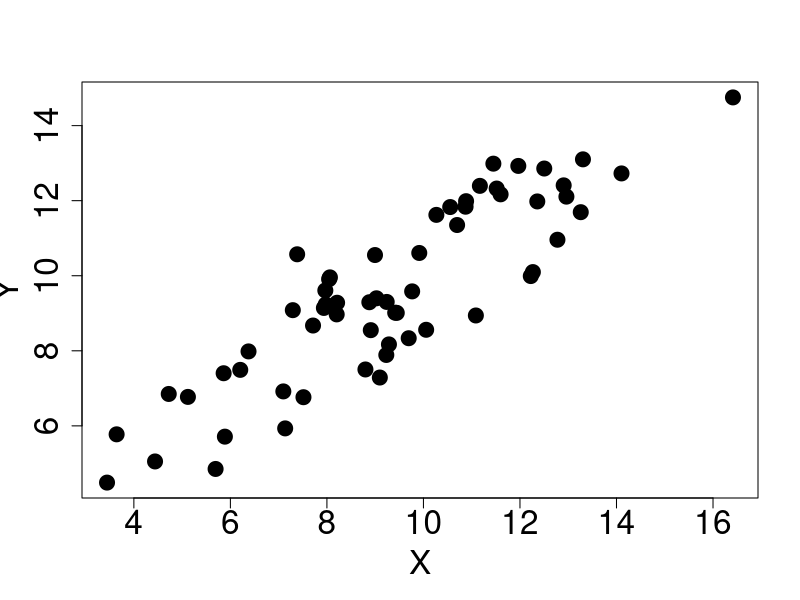
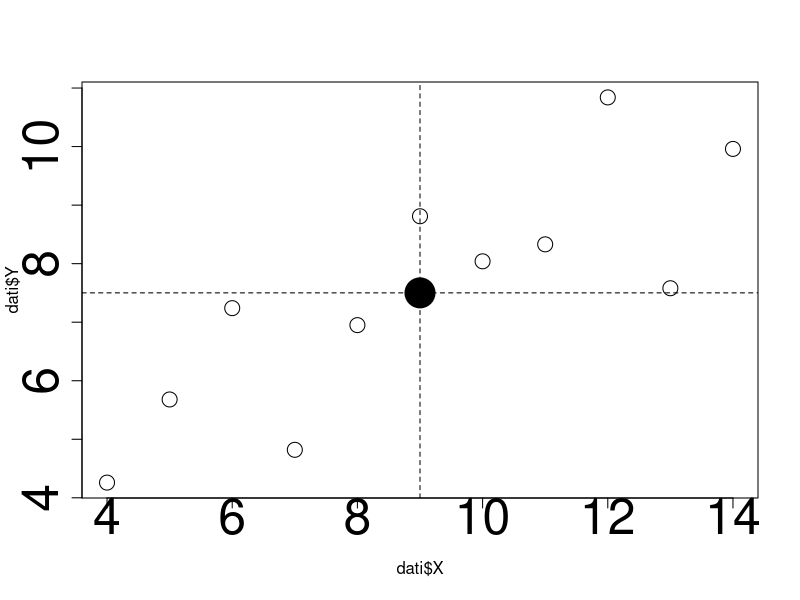
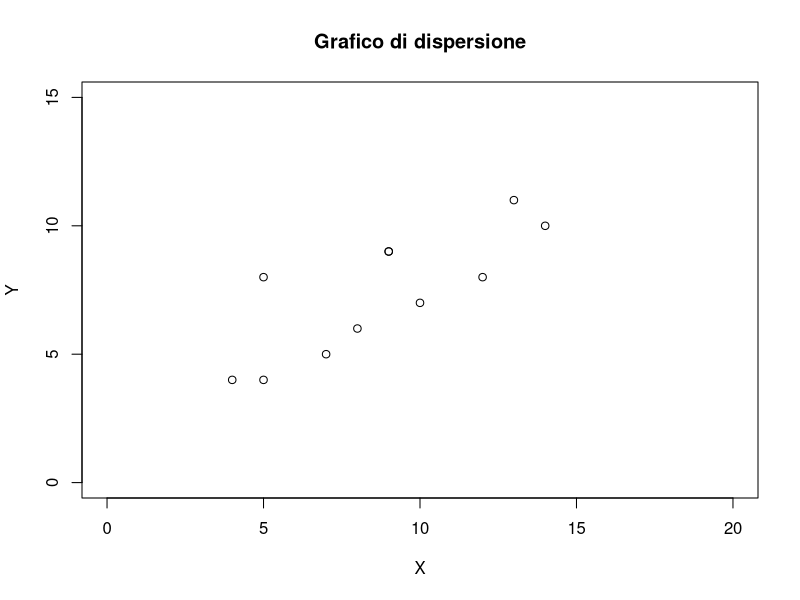
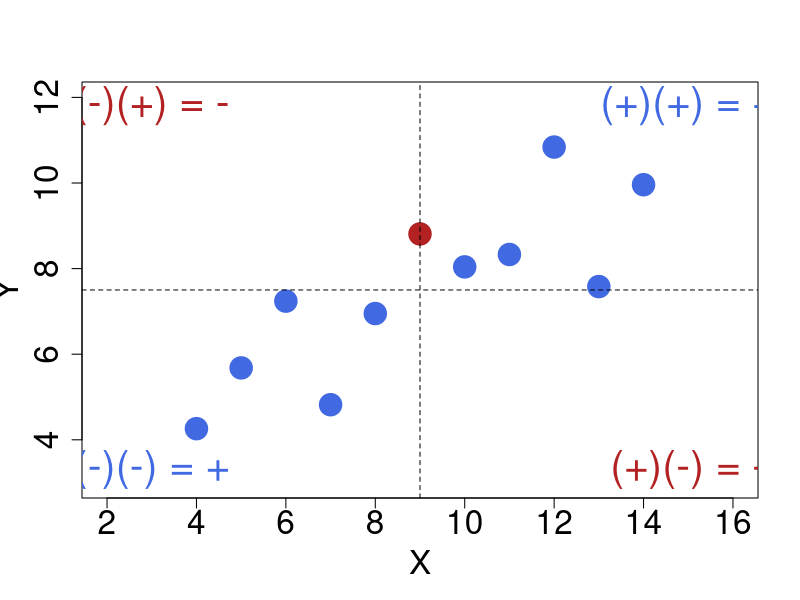
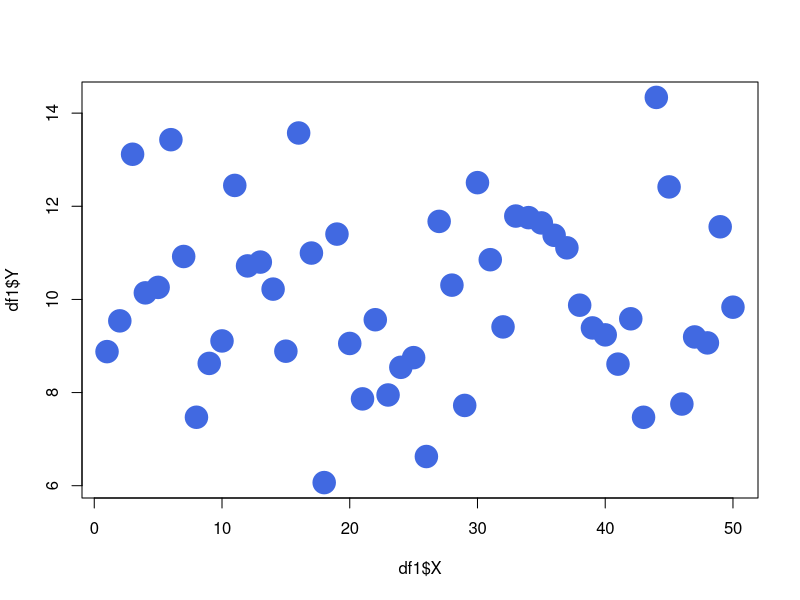
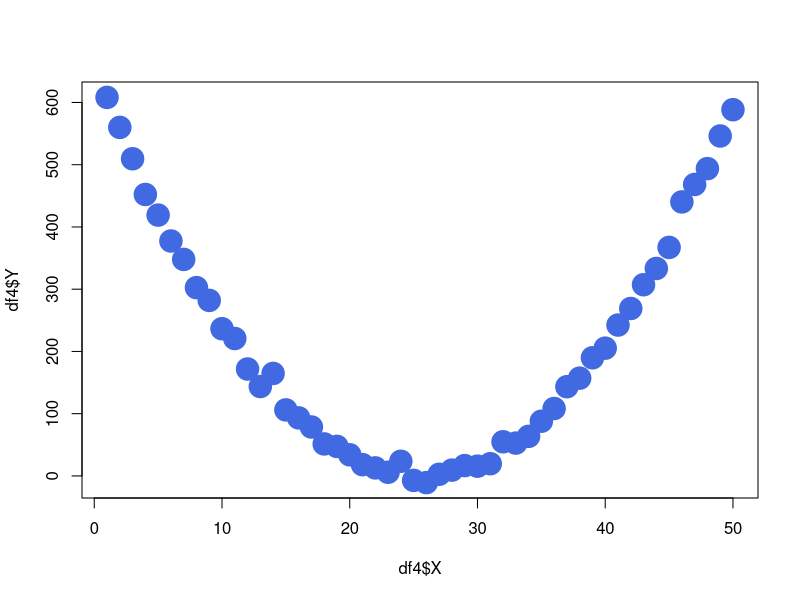
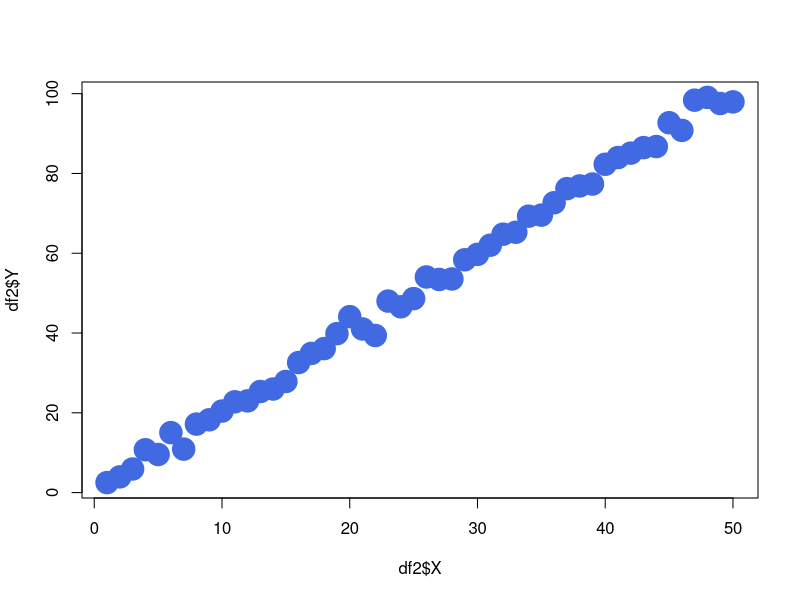
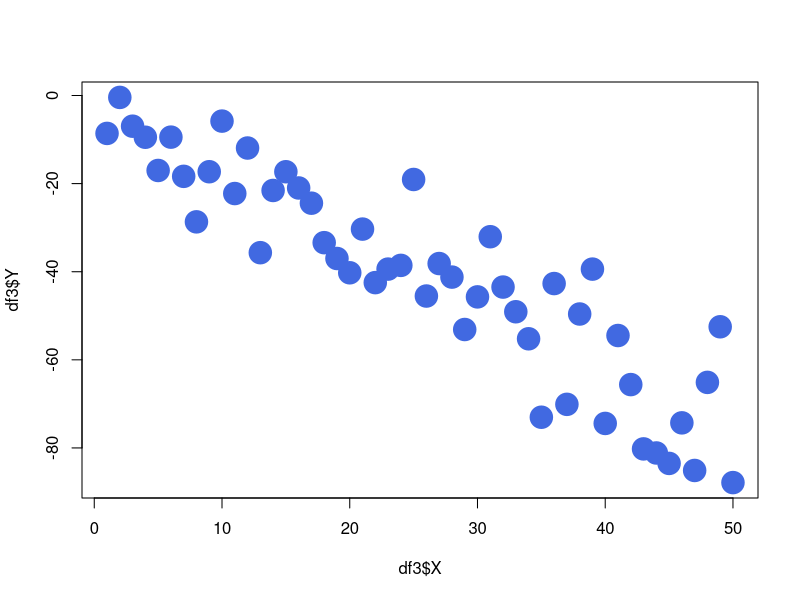

Reproduce these figures in R, in order. (Note: this script raises an error after producing the figures.)
## ---- chunk 1
#| echo: false
#| out-width: 45%
#| fig-align: center
set.seed(10)
xr <- rnorm(60, 10, 3)
yr <- 2 + 0.8 * xr + rnorm(60, 0, 1.2)
plot(xr, yr, pch = 19, cex = 2, xlab = "X", ylab = "Y",
     cex.axis = 2, cex.lab = 2)
## ---- chunk 2
#| echo: false
dati <- data.frame(
  X = c(10, 8, 13, 9, 11, 14, 6, 4, 12, 7, 5),
  Y = c(8.04, 6.95, 7.58, 8.81, 8.33, 9.96, 7.24, 4.26, 10.84, 4.82, 5.68)
)

## ---- chunk 3
#| echo:  false
#| fig-cap: Grafico a dispersione delle variabili X e Y
#| fig-align: center
plot(dati$X, dati$Y, cex = 2, cex.axis =3)
abline(v = mean(dati$X), lty=2)
abline(h = mean(dati$Y), lty=2)
points(mean(dati$X), mean(dati$Y), pch=19, cex = 4)
## ---- chunk 4
#| echo: false
dati

## ---- chunk 5
#| out-width: 60%
#| fig-align: center
X <- c(9,8,12,9,10,14,5,4,13,7,5)
Y <- c(9,6,8,9,7,10,8,4,11,5,4)
plot(X,Y,main="Grafico di dispersione", xlim=c(0,20),ylim=c(0,15))
## ---- chunk 6
#| echo: false
#| out-width: 75%
#| fig-align: center
prod_scarti <- (dati$X - mean(dati$X)) * (dati$Y - mean(dati$Y))
plot(dati$X, dati$Y, pch = 19, cex = 3,
     col = ifelse(prod_scarti > 0, "royalblue", "firebrick"),
     xlab = "X", ylab = "Y", cex.axis = 2, cex.lab = 2,
     xlim = c(2, 16), ylim = c(3, 12))
abline(v = mean(dati$X), lty = 2)
abline(h = mean(dati$Y), lty = 2)
text(15, 11.8, "(+)(+) = +", cex = 2.5, col = "royalblue")
text(3, 3.3, "(-)(-) = +", cex = 2.5, col = "royalblue")
text(3, 11.8, "(-)(+) = -", cex = 2.5, col = "firebrick")
text(15, 3.3, "(+)(-) = -", cex = 2.5, col = "firebrick")
## ---- chunk 7
#| echo: false

set.seed(123)  # per riproducibilità

# --- dataset 1: cov ~ 0 (indipendenti con rumore) ---
X1 <- 1:50
Y1 <- rnorm(length(X1), mean = 10, sd = 2)
df1 <- data.frame(X = X1, Y = Y1)

# --- dataset 2: cov > 0 (relazione positiva + rumore) ---
X2 <- X1
Y2 <- 2*X2 + rnorm(length(X1), mean = 0, sd = 2)
df2 <- data.frame(X = X2, Y = Y2)

# --- dataset 3: cov < 0 (relazione negativa + rumore) ---
X3 <- X1
Y3 <- -1.5*X3 + rnorm(length(X1), mean = 0, sd = 10)
df3 <- data.frame(X = X3, Y = Y3)

# --- dataset 4: cov ~ 0 ma relazione NON lineare ---
X4 <- X1
Y4 <- (X4 - mean(X4))^2 + rnorm(length(X1), mean = 0, sd = 10)  # parabola con rumore
df4 <- data.frame(X = X4, Y = Y4)

# Visualizzo i dataframe e le covarianze campionarie
mycov = list(
  df1 = df1,
  cov_df1 = cov(df1$X, df1$Y),
  df2 = df2,
  cov_df2 = cov(df2$X, df2$Y),
  df3 = df3,
  cov_df3 = cov(df3$X, df3$Y),
  df4 = df4,
  cov_df4 = cov(df4$X, df4$Y)
)
## ---- chunk 8
#| echo: false
#| layout-ncol: 2
#| layout-nrow: 2
#| out-width: 60%
#| fig-cap: "Covarianza"
#| fig-subcap:
#|   - "Cov = 0"
#|   - "Cov = 0"
#|   - "Cov > 0"
#|   - "Cov < 0"

plot(df1$X, df1$Y, pch = 19, col = "royalblue", cex = 3)
plot(df4$X, df4$Y, pch = 19, col = "royalblue", cex = 3)
plot(df2$X, df2$Y, pch = 19, col = "royalblue", cex = 3)
plot(df3$X, df3$Y, pch = 19, col = "royalblue", cex = 3)
## ---- chunk 9
#| echo: false
bimbo <- data.frame(eta = c(3, 6, 9, 12, 24, 36),
                    peso = c(6, 8, 9, 10, 13, 20))
## ---- chunk 10
#| echo: false
bimbo
## ---- chunk 11
#| echo: false
#| fig-cap: Grafico a dispersione
plot(bimbo$eta, bimbo$peso, pch = 19, cex = 3,
     xlab = "Età (mesi)", ylab = "Peso (kg)", cex.lab = 2, cex.axis = 2)
abline(v = mean(bimbo$eta), lty = 2)
abline(h = mean(bimbo$peso), lty = 2)
## ---- chunk 12
#| echo: false
calcolo <- data.frame(x = bimbo$eta, y = bimbo$peso,
                      sx = bimbo$eta - mean(bimbo$eta),
                      sy = bimbo$peso - mean(bimbo$peso))
calcolo$prodotto <- calcolo$sx * calcolo$sy
colnames(calcolo) <- c("x", "y", "x - media(x)", "y - media(y)", "prodotto")
calcolo
## ---- chunk 13
X <- c(9,8,12,9,10,14,5,4,13,7,5)
Y <- c(9,6,8,9,7,10,8,4,11,5,4)
Z <- -Y
cov(X,Y)
cov(X,Z)
cov(bimbo$eta, bimbo$peso)
## ---- chunk 14
#| echo: false
#| fig-align: center
#| out-width: 100%
set.seed(2)
xx <- seq(1, 20, length.out = 30)
par(mfrow = c(1, 3), mar = c(5, 5, 6, 2))
plot(xx, 3 + 2 * xx, pch = 19, cex = 2, xlab = "X", ylab = "Y",
     main = "r = +1", cex.main = 3, cex.lab = 2.5, cex.axis = 2)
plot(xx, 50 - 2 * xx, pch = 19, cex = 2, xlab = "X", ylab = "Y",
     main = "r = -1", cex.main = 3, cex.lab = 2.5, cex.axis = 2)
plot(xx, (xx - mean(xx))^2, pch = 19, cex = 2, xlab = "X", ylab = "Y",
     main = paste("r =", round(cor(xx, (xx - mean(xx))^2), 2)),
     cex.main = 3, cex.lab = 2.5, cex.axis = 2)
## ---- chunk 15
#| echo: true
X <- c(9,8,12,9,10,14,5,4,13,7,5)
Y <- c(9,6,8,9,7,10,8,4,11,5,4)
Z <- -Y
cor(X,Y)
cor(X,Z)
## ---- chunk 16
cov(bimbo$eta, bimbo$peso) / (sd(bimbo$eta) * sd(bimbo$peso))
cor(bimbo$eta, bimbo$peso)
## ---- chunk 17
#| echo: false
library(MASS)

set.seed(123)  # per riproducibilità

n <- 100  # numero di osservazioni

# --- 1. Cov > 0 (correlazione positiva) ---
mu1 <- c(10, 10)                 # medie
Sigma1 <- matrix(c(20, 15,       # var(X), cov(X,Y)
                   15, 20), 2)   # cov(Y,X), var(Y)
pos <- mvrnorm(n, mu = mu1, Sigma = Sigma1)

# --- 2. Cov < 0 (correlazione negativa) ---
mu2 <- c(10, 10)
Sigma2 <- matrix(c(20, -15,
                  -15, 20), 2)
neg <- mvrnorm(n, mu = mu2, Sigma = Sigma2)

# --- 3. Cov ~ 0 (nessuna correlazione) ---
mu3 <- c(10, 10)
Sigma3 <- matrix(c(20, 0,
                    0, 20), 2)
null <- mvrnorm(n, mu = mu3, Sigma = Sigma3)

# Controllo covarianze e correlazioni
mylist = list(
  cov_pos  = cov(pos)[1,2],
  cor_pos  = cor(pos)[1,2],
  cov_neg  = cov(neg)[1,2],
  cor_neg  = cor(neg)[1,2],
  cov_null = cov(null)[1,2],
  cor_null = cor(null)[1,2]
)

# Grafici
par(mfrow=c(1,3))
plot(pos, xlab="X1", ylab="Y1", main=paste("cov = ",  round(mylist$cov_pos, 2), ", r = ", round(mylist$cor_pos, 2)), pch = 19, cex = 2, cex.main = 2, xlim=c(-0.20,20))
plot(neg, xlab="X2", ylab="Y2", main=paste("cov = ",  round(mylist$cov_neg, 2), ", r = ", round(mylist$cor_neg, 2)), pch = 19, cex = 2, cex.main = 2, xlim=c(-0.20,20))
plot(null, xlab="X3", ylab="Y3", main=paste("cov = ",  round(mylist$cov_null, 2), ", r = ", round(mylist$cor_null, 2)), pch = 19, cex = 2, cex.main = 2, xlim=c(-0.20,20))
## ---- chunk 18
#| echo: false
knitr::include_graphics("cor2.jpg")
## ---- chunk 19
#| echo:  false
#| fig-align: center

par(mfrow=c(1,1))
plot(dati$X, dati$Y, pch=19, cex=2)
abline(v = mean(dati$X), lty=2)
abline(h = mean(dati$Y), lty=2)
points(mean(dati$X), mean(dati$Y), pch=19, cex = 4, col ="firebrick")
## ---- chunk 20
#| echo: false
dati

## ---- chunk 21
#| echo: false
set.seed(999)
mymodel = lm(Y ~ X)
plot(X, Y, pch = 19, cex = 2)
abline(mymodel, col = "firebrick", lwd = 2)
## ---- chunk 22
#| echo: false
plot(X, Y, pch = 19, cex = 2)

y1 = rnorm(20, sd = 2)
x1 = rnorm(20, sd = 2)
abline(mymodel, col = "firebrick", lwd = 2)
for (i in 1:length(x1)) {
  abline(mymodel$coefficients[1] + y1[i],
         mymodel$coefficients[2], col = i, lty = 2)
}
## ---- chunk 23
#| echo:  false
#| fig-align: center
plot(dati$X, dati$Y, pch=19, cex =2)
mod <- lm(Y ~ X, data = dati)

# Scatterplot con retta
abline(mod, col = "blue", lwd = 2)

# Aggiunta delle linee degli scarti
pred <- fitted(mod)
segments(dati$X, dati$Y, dati$X, pred, col = "red", lty = 2)
## ---- chunk 24
b <- cov(bimbo$eta, bimbo$peso) / var(bimbo$eta)
b0 <- mean(bimbo$peso) - b * mean(bimbo$eta)
c(b0, b)
cor(bimbo$eta, bimbo$peso) * sd(bimbo$peso) / sd(bimbo$eta)
## ---- chunk 25
#| echo: false

r = seq(-1,1, length.out= 1000)
plot(r, r^2, pch = 19, xlab = "r", ylab = expression(r^2),
     cex.lab =4, cex.axis=2)
## ---- chunk 26
#| echo: false
#| out-width: 80%
#| fig-align: center

set.seed(123)  # per riproducibilità

# Parametri della simulazione
n <- 50
beta0 <- 2
beta1 <- 1.5

# Genero X da una normale
X <- rnorm(n, mean = 10, sd = 5)

# Genero il rumore
epsilon <- rnorm(n, mean = 0, sd = 10)

# Costruisco Y
Y <- beta0 + beta1 * X + epsilon

# Regressione lineare
fit <- lm(Y ~ X)

# Predizioni
Y_hat <- fitted(fit)

# Grafico
plot(X, Y, pch = 19, col = "black",
     xlab = "X", ylab = "Y", ylim = c(min(Y, Y_hat), max(Y, Y_hat)))
abline(fit)

# Aggiungo i residui
segments(X, Y, X, Y_hat, lty = 2)
## ---- chunk 27
#| echo: false
#| out-width: 80%
#| fig-align: center
set.seed(123)  # per riproducibilità

# Parametri della simulazione
n <- 50
beta0 <- 2
beta1 <- -2

# Genero X da una normale
X <- rnorm(n, mean = 10, sd = 5)

# Genero il rumore
epsilon <- rnorm(n, mean = 0, sd = 5)

# Costruisco Y
Y <- beta0 + beta1 * X + epsilon

# Regressione lineare
fit <- lm(Y ~ X)

# Predizioni
Y_hat <- fitted(fit)

# Grafico
plot(X, Y, pch = 19, col = "black",
     xlab = "X", ylab = "Y", ylim = c(min(Y, Y_hat), max(Y, Y_hat)))
abline(fit)

# Aggiungo i residui
segments(X, Y, X, Y_hat, lty = 2)
## ---- chunk 28
#| echo: false
#| out-width: 80%
#| fig-align: center


set.seed(123)  # per riproducibilità

# Parametri della simulazione
n <- 50
beta0 <- 2
beta1 <- 3

# Genero X da una normale
X <- rnorm(n, mean = 10, sd = 5)

# Genero il rumore
epsilon <- rnorm(n, mean = 0, sd = 3)

# Costruisco Y
Y <- beta0 + beta1 * X + epsilon

# Regressione lineare
fit <- lm(Y ~ X)

# Predizioni
Y_hat <- fitted(fit)

# Grafico
plot(X, Y, pch = 19, col = "black",
     xlab = "X", ylab = "Y", ylim = c(min(Y, Y_hat), max(Y, Y_hat)))
abline(fit)

# Aggiungo i residui
segments(X, Y, X, Y_hat, lty = 1.2)
## ---- chunk 29
#| echo: false
#| out-width: 80%
#| fig-align: center
set.seed(123)  # per riproducibilità

# Parametri della simulazione
n <- 50
beta0 <- 2
beta1 <- -0.2

# Genero X da una normale
X <- rnorm(n, mean = 10, sd = 5)

# Genero il rumore
epsilon <- rnorm(n, mean = 0, sd = 10)

# Costruisco Y
Y <- beta0 + beta1 * X + epsilon

# Regressione lineare
fit <- lm(Y ~ X)

# Predizioni
Y_hat <- fitted(fit)

# Grafico
plot(X, Y, pch = 19, col = "black",
     xlab = "X", ylab = "Y", ylim = c(min(Y, Y_hat), max(Y, Y_hat)))
abline(fit)

# Aggiungo i residui
segments(X, Y, X, Y_hat, lty = 2)
## ---- chunk 30
X <- c(9,8,12,9,10,14,5,4,13,7,5)
Y <- c(9,6,8,9,7,10,8,4,11,5,4)
lm(Y~X)
## ---- chunk 31
#| echo: false
#| fig-align: center
#| out-width: 70%
set.seed(123)
n <- 100
beta0 <- 1
beta1 <- 2
rho <- 1.0
sigma_u <- 1
x = rnorm(n)
e = rnorm(length(x), sd= 3)
y <- beta0 + beta1 * x + e

fit <- lm(y ~ x)
plot(x, e, pch = 19, cex = 1.5, xlab = "x", ylab = "residui",
     cex.axis = 2, cex.lab = 2)
abline(0,0, lwd = 2, col ="firebrick")

## ---- chunk 32
#| echo: false
#| fig-align: center
#| out-width: 70%
set.seed(123)
n <- 100
beta0 <- 1
beta1 <- 2
rho <- 1.0
sigma_u <- 1
x = rnorm(n)
e = rnorm(length(x), sd= 3)
y <- beta0 + beta1 * x + e

fit <- lm(y ~ x)
plot(x, e, pch = 19, cex = 1.5, xlab = "x", ylab = "residui",
     cex.axis = 2, cex.lab = 2)
abline(0,0, lwd = 2, col ="firebrick")
abline(lm(e ~x), col ="royalblue4", lwd = 2, lty = 2)
## ---- chunk 33
#| echo: false
#| fig-align: center
#| out-width: 70%
ecorr = x+rnorm(length(x), sd= 1)
ycorr <- beta0 + beta1 * x + ecorr

fitcorr <- lm(ycorr ~ x)
plot(x, ecorr, pch = 19, cex = 1.5, xlab = "x", ylab = "residui",
     cex.axis = 2, cex.lab = 2, ylim=-c(4,-4))
abline(0,0, lwd = 2, col ="firebrick")
## ---- chunk 34
#| echo: false
#| fig-align: center
#| out-width: 70%
ecorr = x+rnorm(length(x), sd= 1)
ycorr <- beta0 + beta1 * x + ecorr

fitcorr <- lm(ycorr ~ x)
plot(x, ecorr, pch = 19, cex = 1.5, xlab = "x", ylab = "residui",
     cex.axis = 2, cex.lab = 2, ylim=-c(4,-4))
abline(0,0, lwd = 2, col ="firebrick")
abline(lm(ecorr ~x), col ="royalblue4", lwd = 2, lty = 2)
## ---- chunk 35
#| echo: true
round(cor(residuals(fitcorr), x), 10)
## ---- chunk 36
#| echo: false
set.seed(42)
studio <- data.frame(ore = round(runif(80, 0, 20), 1))
studio$voto <- round(15 + 0.6 * studio$ore + rnorm(80, 0, 2), 1)
## ---- chunk 37
#| echo: true
#| out-width: 55%
#| fig-align: center
head(studio)
modello <- lm(voto ~ ore, data = studio)
modello
## ---- chunk 38
#| echo: true
studio$attesi <- fitted(modello)      # y cappello
studio$residui <- residuals(modello)  # y - y cappello
head(studio)
## ---- chunk 39
#| echo: true
# i residui sono semplicemente osservati - attesi
head(studio$voto - studio$attesi)
## ---- chunk 40
#| echo: true
mean(studio$residui)
## ---- chunk 41
#| echo: true
summary(studio$residui)
## ---- chunk 42
#| echo: true
#| out-width: 55%
#| fig-align: center
plot(studio$ore, studio$residui, pch = 19,
     xlab = "ore", ylab = "residui")
abline(h = 0, col = "firebrick", lwd = 2)
## ---- chunk 43
#| echo: false
set.seed(42)
nonlin <- data.frame(x = runif(80, 0, 10))
nonlin$y <- 5 + 0.8 * (nonlin$x - 5)^2 + rnorm(80, 0, 2)
mod_nonlin <- lm(y ~ x, data = nonlin)
nonlin$residui <- residuals(mod_nonlin)
## ---- chunk 44
#| echo: false
#| fig-align: center
#| out-width: 90%
par(mfrow = c(1, 2), mar = c(5, 5, 4, 2))
plot(nonlin$x, nonlin$y, pch = 19, cex = 1.5, xlab = "x", ylab = "y",
     main = "Dati e retta", cex.main = 2, cex.lab = 2, cex.axis = 1.5)
abline(mod_nonlin, col = "royalblue4", lwd = 2)
plot(nonlin$x, nonlin$residui, pch = 19, cex = 1.5, xlab = "x", ylab = "residui",
     main = "Residui", cex.main = 2, cex.lab = 2, cex.axis = 1.5)
abline(h = 0, col = "firebrick", lwd = 2)
## ---- chunk 45
#| echo: true
#| out-width: 55%
#| fig-align: center
hist(studio$residui, freq = FALSE, main = "",
     xlab = "residui", col = "gray90")
curve(dnorm(x, mean = 0, sd = sd(studio$residui)),
      add = TRUE, col = "firebrick", lwd = 2)
## ---- chunk 46
#| echo: true
#| out-width: 50%
#| fig-align: center
qqnorm(studio$residui, pch = 19)
qqline(studio$residui, col = "firebrick", lwd = 2)
## ---- chunk 47
#| echo: false
set.seed(42)
asim <- data.frame(x = runif(80, 0, 10))
asim$y <- 2 + 1.5 * asim$x + rexp(80, rate = 0.3)
mod_asim <- lm(y ~ x, data = asim)
asim$residui <- residuals(mod_asim)
## ---- chunk 48
#| echo: false
#| fig-align: center
#| out-width: 90%
par(mfrow = c(1, 2), mar = c(5, 5, 4, 2))
hist(asim$residui, freq = FALSE, main = "Istogramma",
     xlab = "residui", col = "gray90", cex.main = 2, cex.lab = 2, cex.axis = 1.5)
curve(dnorm(x, mean = 0, sd = sd(asim$residui)),
      add = TRUE, col = "firebrick", lwd = 2)
qqnorm(asim$residui, pch = 19, main = "Q-Q plot",
       cex.main = 2, cex.lab = 2, cex.axis = 1.5)
qqline(asim$residui, col = "firebrick", lwd = 2)
## ---- chunk 49
#| echo: true
#| out-width: 55%
#| fig-align: center
plot(studio$attesi, studio$residui, pch = 19,
     xlab = "valori attesi", ylab = "residui")
abline(h = 0, col = "firebrick", lwd = 2)
## ---- chunk 50
#| echo: false
set.seed(42)
etero <- data.frame(x = runif(80, 0, 10))
etero$y <- 2 + 1.5 * etero$x + rnorm(80, 0, 0.5 + 0.6 * etero$x)
mod_etero <- lm(y ~ x, data = etero)
etero$attesi <- fitted(mod_etero)
etero$residui <- residuals(mod_etero)
## ---- chunk 51
#| echo: false
#| fig-align: center
#| out-width: 90%
par(mfrow = c(1, 2), mar = c(5, 5, 4, 2))
plot(etero$x, etero$y, pch = 19, cex = 1.5, xlab = "x", ylab = "y",
     main = "Dati e retta", cex.main = 2, cex.lab = 2, cex.axis = 1.5)
abline(mod_etero, col = "royalblue4", lwd = 2)
plot(etero$attesi, etero$residui, pch = 19, cex = 1.5,
     xlab = "valori attesi", ylab = "residui",
     main = "Residui", cex.main = 2, cex.lab = 2, cex.axis = 1.5)
abline(h = 0, col = "firebrick", lwd = 2)
## ---- chunk 52
#| echo: true
#| out-width: 45%
#| fig-align: center
plot(studio$residui, type = "b", pch = 19,
     xlab = "ordine di raccolta", ylab = "residui")
abline(h = 0, col = "firebrick", lwd = 2)
## ---- chunk 53
#| echo: false
dat <- data.frame(
  soggetto = 1:10,
  eta = c(6, 6, 7, 8, 8, 9, 10, 10, 11, 12),
  statura = c(110, 119, 125, 123, 133, 129, 140, 142, 138, 150)
)
type <- c(rep("normal", 10), "weird")

disegna_caso <- function(nuovo, posizione_legenda) {
  newdati <- rbind(dat, nuovo)
  newdati$type <- type
  plot(newdati$eta, newdati$statura, cex = 2,
       xlab = "Età", ylab = "Statura (cm)",
       ylim = c(105, 190), xlim = c(4, 20),
       pch = ifelse(newdati$type == "normal", 19, 17),
       col = ifelse(newdati$type == "normal", "royalblue", "salmon"),
       cex.lab = 1.5, cex.axis = 1.5)
  abline(lm(statura ~ eta, data = dat), lwd = 2, lty = 2)
  abline(lm(statura ~ eta, data = newdati), lwd = 2, col = "firebrick")
  legend(posizione_legenda, col = c("black", "firebrick"), lty = c(2, 1),
         lwd = 2, legend = c("Senza", "Con"), cex = 1.5)
}
## ---- chunk 54
#| echo: false
#| out-width: 75%
#| fig-align: center
disegna_caso(c(soggetto = 11, eta = 9, statura = 155), "bottomright")
## ---- chunk 55
#| echo: false
#| out-width: 75%
#| fig-align: center
disegna_caso(c(soggetto = 11, eta = 18, statura = 182), "bottomright")
## ---- chunk 56
#| echo: false
#| out-width: 75%
#| fig-align: center
disegna_caso(c(soggetto = 11, eta = 18, statura = 120), "topleft")
## ---- chunk 57
#| echo: true
influente <- rbind(dat, c(soggetto = 11, eta = 18, statura = 120))
mod_inf <- lm(statura ~ eta, data = influente)
influente$leva <- hatvalues(mod_inf)
influente$cook <- cooks.distance(mod_inf)
## ---- chunk 58
#| echo: true
round(influente, 2)
## ---- chunk 59
#| echo: true
#| out-width: 50%
#| fig-align: center
plot(influente$cook, type = "h", lwd = 3,
     xlab = "osservazione", ylab = "distanza di Cook")
abline(h = 4 / nrow(influente), col = "firebrick", lty = 2, lwd = 2)
## ---- chunk 60
#| echo: true
which(influente$cook > 4 / nrow(influente))
